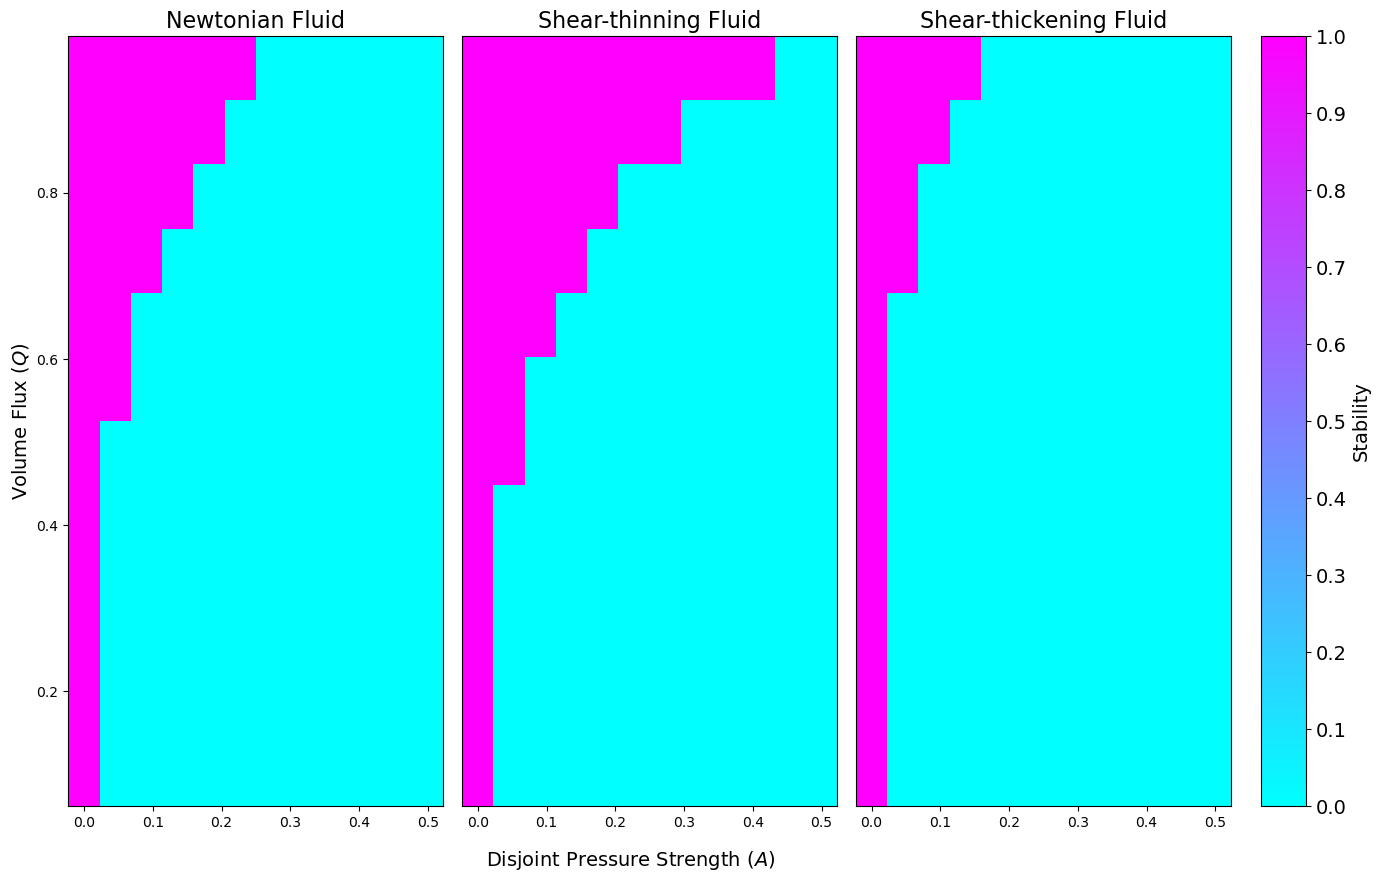

Write the Python code that produced this figure.
import numpy as np
import matplotlib as mpl
import matplotlib.pyplot as plt
import json

try:
    with open('../../glob_var/global_variables.json') as f:
        GV = json.load(f)
except FileNotFoundError:
    print("Global variables json not found!")

def compute_Z(data):
    Z = np.zeros((data.shape[0], data.shape[1]))
    for i in range(data.shape[0]):
        for j in range(data.shape[1]):
            if np.any(data[i, j, :] < 0.05):
                # Unstable
                Z[i, j] = 0
            else:
                # Stable
                Z[i, j] = 1

    return Z

newtonian_data = np.load("newtonian.npy")
thinning_data = np.load("thinning.npy")
thickening_data = np.load("thickening.npy")

newt_Z = compute_Z(newtonian_data)
thin_Z = compute_Z(thinning_data)
thic_Z = compute_Z(thickening_data)

assert newt_Z.shape == thin_Z.shape == thic_Z.shape, print("Z shapes are not equal!", newt_Z.shape, thin_Z.shape, thic_Z.shape)
x = np.linspace(0, 0.5, newt_Z.shape[0])
y = np.linspace(0.1, 0.95, newt_Z.shape[1])
X, Y = np.meshgrid(x, y)


fig, ax = plt.subplots(ncols=3, figsize=(15, 10))
plt.subplots_adjust(wspace=0.05)

ax[0].pcolormesh(X, Y, newt_Z, cmap=GV['cmap'])
ax[0].set_title("Newtonian Fluid", fontsize=16)
ax[0].set_ylabel("Volume Flux $(Q)$", fontsize=14)

ax[1].pcolormesh(X, Y, thin_Z, cmap=GV['cmap'])
ax[1].set_title("Shear-thinning Fluid", fontsize=16)
ax[1].set_yticks([])

ax[2].pcolormesh(X, Y, thic_Z, cmap=GV['cmap'])
ax[2].set_title("Shear-thickening Fluid", fontsize=16)
ax[2].set_yticks([])

fig.text(0.5, 0.05, "Disjoint Pressure Strength $(A)$", ha="center", fontsize=14, rotation='horizontal')

c = np.arange(0, 1.1, 0.1)
norm = mpl.colors.Normalize(vmin=c.min(), vmax=c.max())
cmap = mpl.cm.ScalarMappable(norm=norm, cmap=GV['cmap'])
cmap.set_array([])

cbar_ax = fig.add_axes([0.92, 0.11, 0.03, 0.77])
cb = fig.colorbar(cmap, cax=cbar_ax, ticks=np.arange(0, 1.1, 0.1))
cb.set_label("Stability", fontsize=14)
cb.ax.tick_params(labelsize=14)

fig.savefig("clumped_heatmap.png", bbox_inches='tight')
